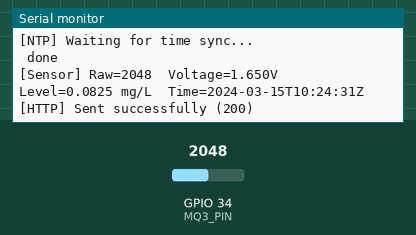
Recording of a sketch running on a simulated ESP32. Shown: the last lines printed to the serial monitor. Inputs (shaded band) come from the test bench; at power-on: GPIO 34 (MQ3_PIN) = 2048. WiFi joins after 1.5 s; servers stay silent unless stated; uploads are accepted with an empty reply; the local clock reads 2024-03-15 10:24:30 at power-on unless the sketch sets it.

Above: at 2.7 s.
2.8 s: GPIO 34 (MQ3_PIN) set to 2866
At 3.87 s:
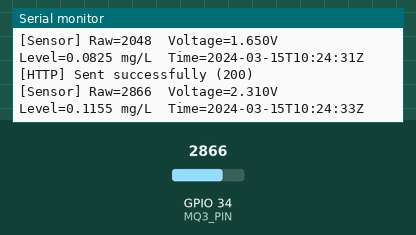
5.7 s: GPIO 34 (MQ3_PIN) set to 3603
At 6.7 s:
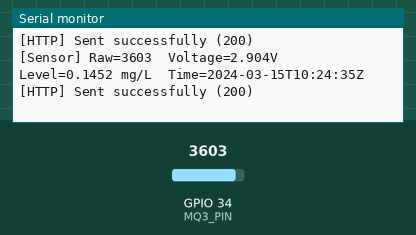
Timing chart, 0 to 8.7 s (numbered marks = the images above; inputs shaded):
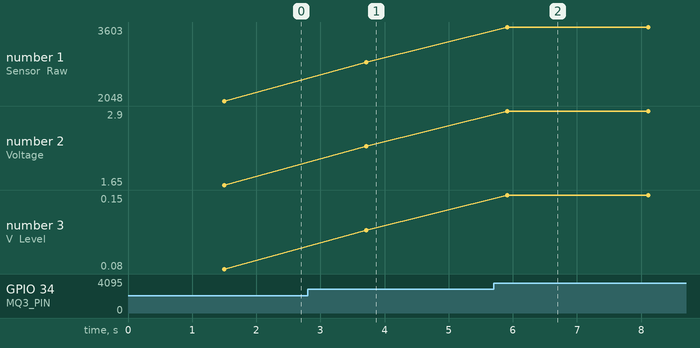

Measured:
- after the input at 2.8 s, the serial monitor: prints a new line after 0.91 s (image 1)
- after the input at 5.7 s, the serial monitor: prints a new line after 0.21 s (image 2)
- plotted number 1: 2048 → 2866 after the input at 2.8 s, 2866 → 3603 after the input at 5.7 s
- plotted number 2: 1.65 → 2.31 after the input at 2.8 s, 2.31 → 2.9 after the input at 5.7 s
- plotted number 3: 0.08 → 0.12 after the input at 2.8 s, 0.12 → 0.15 after the input at 5.7 s

The sketch:

soberwatch.ino
```cpp
/*
  SoberWatch - IoT Alcohol Monitoring System
  ESP32 + MQ-3 Sensor Sketch

  Hardware:
    - ESP32 DevKit
    - MQ-3 Alcohol Sensor (AO -> GPIO 34, VCC -> 5V, GND -> GND)

  Required Libraries (install via Arduino Library Manager):
    - WiFi (built-in for ESP32)
    - HTTPClient (built-in for ESP32)
    - ArduinoJson by Benoit Blanchon

  Steps:
    1. Update WIFI_SSID and WIFI_PASSWORD below.
    2. Update API_BASE_URL to match your computer's IP and backend port.
    3. Change DEVICE_ID if you have multiple sensors.
    4. Upload to ESP32 and open Serial Monitor (115200 baud).
*/

#include <WiFi.h>
#include <HTTPClient.h>
#include <ArduinoJson.h>
#include <time.h>

// ===================== CONFIGURATION =====================
// 1. Wi-Fi credentials
const char* WIFI_SSID     = "YOUR_WIFI_SSID";
const char* WIFI_PASSWORD = "YOUR_WIFI_PASSWORD";

// 2. Backend API endpoint
//    Replace with your computer's local IP and the backend port.
//    Example: "http://192.168.0.213:4000"
const char* API_BASE_URL = "http://YOUR_COMPUTER_IP:4000";

// 3. Unique device identifier (use different names for multiple sensors)
const char* DEVICE_ID = "DEVICE-001";

// 4. Sensor pin (MQ-3 analog output -> ESP32 GPIO 34)
const int MQ3_PIN = 34;

// 5. How often to send readings (milliseconds)
const unsigned long SEND_INTERVAL_MS = 2000;
// =================== END CONFIGURATION ===================

// Calibration factor: tune this so 0.08 mg/L (legal US limit) reads correctly.
// Default assumes: raw * (3.3V / 4095) * 0.05
const float CALIBRATION_FACTOR = 0.05f;

void setup() {
  Serial.begin(115200);
  pinMode(MQ3_PIN, INPUT);

  // Connect to Wi-Fi
  Serial.print("[WiFi] Connecting to ");
  Serial.print(WIFI_SSID);
  WiFi.begin(WIFI_SSID, WIFI_PASSWORD);
  while (WiFi.status() != WL_CONNECTED) {
    delay(500);
    Serial.print(".");
  }
  Serial.println(" connected");
  Serial.print("[WiFi] IP: ");
  Serial.println(WiFi.localIP());

  // Sync time for accurate timestamps
  configTime(0, 0, "pool.ntp.org", "time.nist.gov");
  Serial.println("[NTP] Waiting for time sync...");
  struct tm timeinfo;
  while (!getLocalTime(&timeinfo)) {
    delay(500);
    Serial.print(".");
  }
  Serial.println(" done");
}

// Build ISO 8601 UTC timestamp: 2024-01-15T14:30:00Z
String isoTimestamp() {
  struct tm timeinfo;
  if (!getLocalTime(&timeinfo)) {
    return String("");
  }
  char buf[25];
  strftime(buf, sizeof(buf), "%Y-%m-%dT%H:%M:%SZ", &timeinfo);
  return String(buf);
}

void loop() {
  // 1. Read sensor
  int raw = analogRead(MQ3_PIN);

  // Convert raw ADC (0-4095 on ESP32 12-bit) to voltage, then to mg/L
  float voltage      = raw * (3.3f / 4095.0f);
  float alcoholLevel = voltage * CALIBRATION_FACTOR;

  // Optional: clamp to reasonable range to avoid noise spikes
  if (alcoholLevel < 0.0f) alcoholLevel = 0.0f;

  String timestamp = isoTimestamp();

  Serial.printf("[Sensor] Raw=%d  Voltage=%.3fV  Level=%.4f mg/L  Time=%s\n",
                raw, voltage, alcoholLevel, timestamp.c_str());

  // 2. POST reading to backend
  if (WiFi.status() == WL_CONNECTED) {
    HTTPClient http;
    String url = String(API_BASE_URL) + "/api/logs";
    http.begin(url);
    http.addHeader("Content-Type", "application/json");

    StaticJsonDocument<256> doc;
    doc["device_id"]     = DEVICE_ID;
    doc["alcohol_level"] = alcoholLevel;
    doc["timestamp"]     = timestamp;

    String payload;
    serializeJson(doc, payload);

    int httpCode = http.POST(payload);

    if (httpCode == HTTP_CODE_OK || httpCode == HTTP_CODE_CREATED) {
      Serial.println("[HTTP] Sent successfully (" + String(httpCode) + ")");
    } else if (httpCode > 0) {
      Serial.printf("[HTTP] Server returned %d: %s\n", httpCode, http.getString().c_str());
    } else {
      Serial.printf("[HTTP] Request failed: %s\n", http.errorToString(httpCode).c_str());
    }

    http.end();
  } else {
    Serial.println("[WiFi] Not connected, skipping POST");
  }

  delay(SEND_INTERVAL_MS);
}
```
